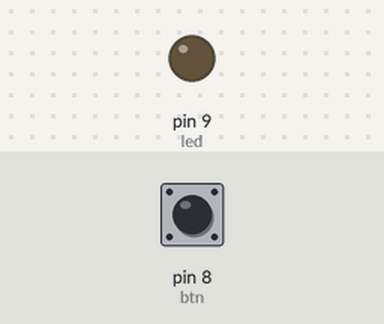
Bench run of a sketch on a simulated Arduino Uno, built with avr-gcc and run on an emulated ATmega328P. Shown: output pins drawn as LEDs (lit = HIGH). Inputs (shaded band) come from the test bench; at power-on: pin 8 (btn) LOW.

Above: at 1.2 s.
1.3 s: pin 8 (btn) pulled HIGH for 0.15 s
At 1.37 s:
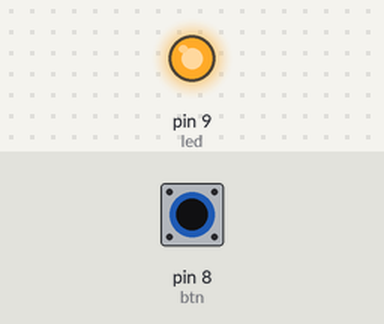
2.9 s: pin 8 (btn) pulled HIGH for 3.2 s
At 6.6 s:
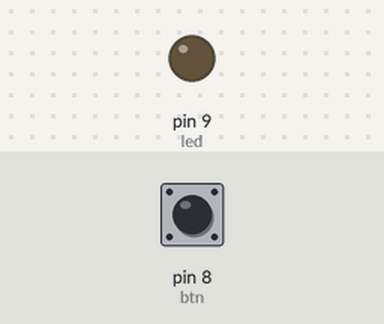
Timing chart, 0 to 8.1 s (numbered marks = the images above; inputs shaded):
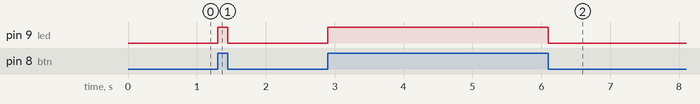

Measured:
- after the input at 1.3 s, pin 9 (led): LOW → HIGH at once, → LOW 0.15 s later
- after the input at 2.9 s, pin 9 (led): LOW → HIGH at once, → LOW 3.2 s later

The sketch:

buttonLED.ino
```cpp
const int led = 9;
const int btn = 8;

void setup() {
  pinMode(led, OUTPUT);
  pinMode(btn, INPUT);
}

void loop() {
  if(digitalRead(btn) == HIGH){
    digitalWrite(led, HIGH);
  } else if(digitalRead(btn) == LOW){
    digitalWrite(led, LOW);
  }
}
```
